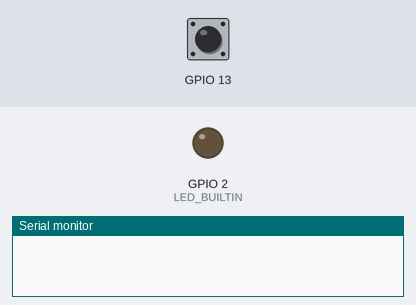
Bench run of a program on a simulated ESP32. On the bench: output pins drawn as LEDs (lit = HIGH), the last lines printed to the serial monitor. The inputs (shaded band) are chosen by the test bench; at power-on: GPIO 13 HIGH.

Above: at 1.2 s.
1.3 s: GPIO 13 pulled LOW for 0.15 s
At 2.5 s:
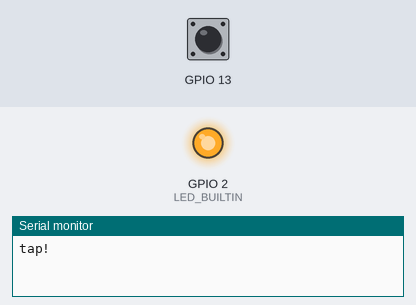
3.0 s: GPIO 13 pulled LOW for 1 s
At 5.2 s:
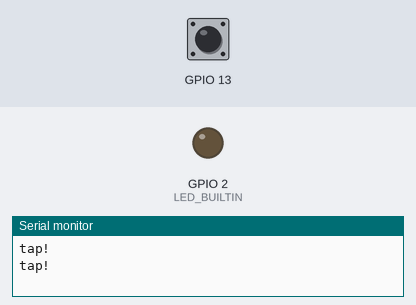
5.5 s: GPIO 13 pulled LOW for 3.2 s
At 9.2 s:
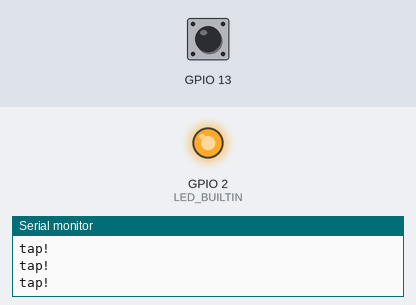
Timing chart, 0 to 10.7 s (numbered marks = the images above; inputs shaded):
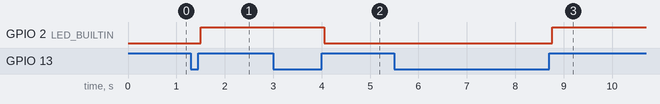

The program:

main.cpp
```cpp
#include <Arduino.h>
#include <touchToggle.h>
// Here, it is attempted to find a functioning edgeDetection for TouchRead, in hopes of making good touch toggle switches
// read the README.md to understand the weird variable names.


touchToggle toggleOn13(13,20);

void setup() {
  Serial.begin(115200);
  toggleOn13.begin();
  pinMode(LED_BUILTIN,OUTPUT);
  digitalWrite(LED_BUILTIN,LOW);
}

void loop() {
  digitalWrite(LED_BUILTIN,toggleOn13.getState());
  delay(50);
  if(toggleOn13.tapped()) Serial.println("tap!");
  //uncomment the following line to get the touch value
  // Serial.println(touchRead(13));
}
```

Measured:
- after the input at 1.3 s, GPIO 2 (LED_BUILTIN): LOW → HIGH after 0.20 s
- after the input at 3.0 s, GPIO 2 (LED_BUILTIN): HIGH → LOW after 1.1 s
- after the input at 5.5 s, GPIO 2 (LED_BUILTIN): LOW → HIGH after 3.3 s
